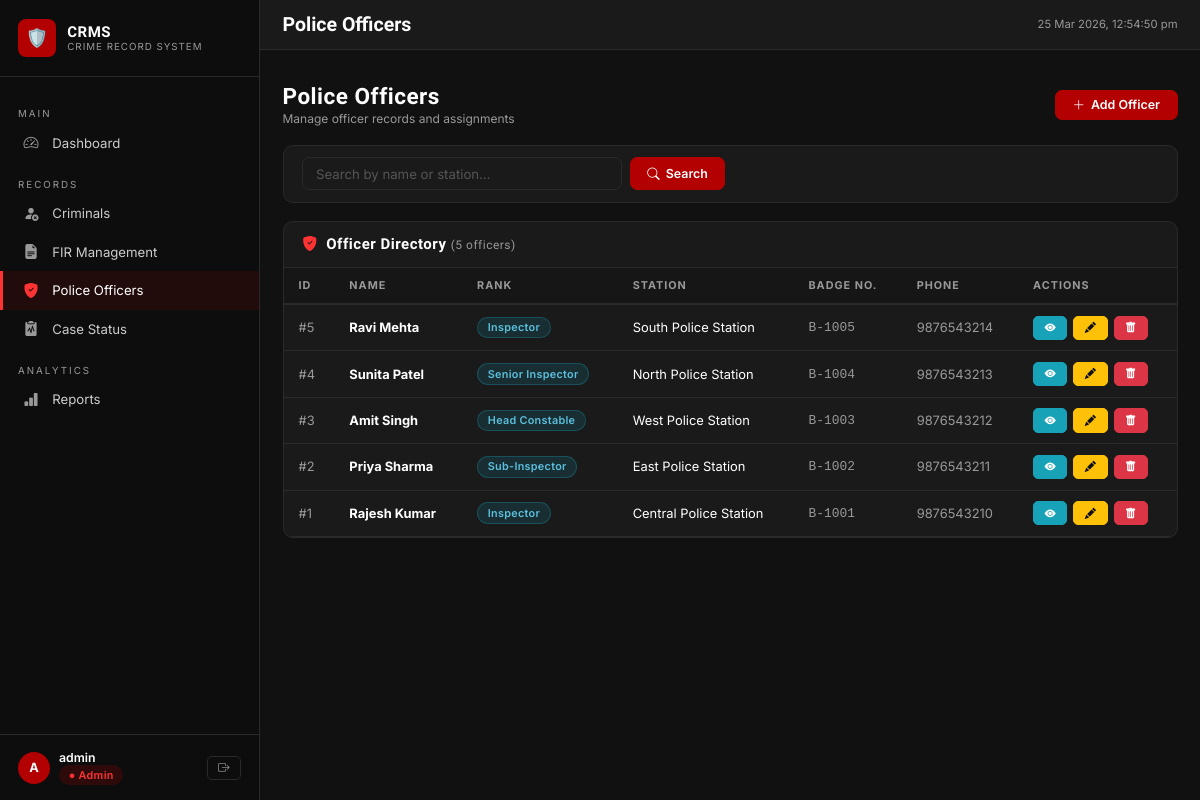
/officers (signed in), run on the app's committed database.
### tables this page shows
CREATE TABLE police_officer (
    officer_id  INTEGER PRIMARY KEY AUTOINCREMENT,
    name        TEXT NOT NULL,
    rank        TEXT NOT NULL,
    station     TEXT NOT NULL,
    badge_no    TEXT UNIQUE,
    phone       TEXT,
    created_at  TEXT NOT NULL DEFAULT (datetime('now')),
    updated_at  TEXT NOT NULL DEFAULT (datetime('now'))
);

### app.py (the view)
@app.route('/officers')
@login_required
def officers_list():
    search = request.args.get('search', '').strip()
    if search:
        rows = query_db(
            "SELECT * FROM police_officer WHERE name LIKE ? OR station LIKE ? ORDER BY name",
            (f'%{search}%', f'%{search}%')
        )
    else:
        rows = query_db("SELECT * FROM police_officer ORDER BY officer_id DESC")
    return render_template('officers/index.html', officers=rows, search=search)

### app.py (called while the page is built)
def get_db():
    db = getattr(g, '_database', None)
    if db is None:
        db = g._database = sqlite3.connect(DATABASE)
        db.row_factory = sqlite3.Row
        db.execute("PRAGMA foreign_keys = ON")
    return db

@app.teardown_appcontext
def close_connection(exception):
    db = getattr(g, '_database', None)
    if db is not None:
        db.close()

def query_db(sql, args=(), one=False):
    cur = get_db().execute(sql, args)
    rv  = cur.fetchall()
    cur.close()
    return (rv[0] if rv else None) if one else rv

def login_required(f):
    @wraps(f)
    def decorated(*args, **kwargs):
        if 'user_id' not in session:
            flash('Please log in to continue.', 'warning')
            return redirect(url_for('login'))
        return f(*args, **kwargs)
    return decorated

### templates/officers/index.html (shortened to what this page needs)
{% extends 'base.html' %}
{% block topbar_title %}Police Officers{% endblock %}
{% block content %}
<div class="page-header">
  <div>
    <h2 class="page-title">Police Officers</h2>
    <p class="page-subtitle">Manage officer records and assignments</p>
  </div>
  {% if session.role == 'admin' %}
  <a href="{{ url_for('officer_add') }}" class="btn btn-primary">
    <i class="bi bi-plus-lg"></i> Add Officer
  </a>
  {% endif %}
</div>
<div class="card mb-3">
  <div class="card-body" style="padding:.75rem 1.25rem">
    <form method="GET" class="search-bar">
      <input type="text" name="search" class="form-control" style="max-width:320px"
             placeholder="Search by name or station…" value="{{ search }}"/>
      <button type="submit" class="btn btn-primary"><i class="bi bi-search"></i> Search</button>
    </form>
  </div>
</div>
<div class="card">
  <div class="card-header">
    <h5><i class="bi bi-shield-fill-check" style="color:var(--accent)"></i>&nbsp;
      Officer Directory
      <span style="font-size:.8rem; color:var(--text-muted); font-weight:400;">({{ officers|length }} officers)</span>
    </h5>
  </div>
  <div class="table-container">
    <table class="data-table">
      <thead>
        <tr>
          <th>ID</th>
          <th>Name</th>
          <th>Rank</th>
          <th>Station</th>
          <th>Badge No.</th>
          <th>Phone</th>
          <th>Actions</th>
        </tr>
      </thead>
      <tbody>
        {% for o in officers %}
        <tr>
          <td><span style="color:var(--text-muted)">#{{ o.officer_id }}</span></td>
          <td><strong>{{ o.name }}</strong></td>
          <td><span class="badge badge-officer-rank">{{ o.rank }}</span></td>
          <td>{{ o.station }}</td>
          <td style="font-family:monospace; color:var(--text-muted)">{{ o.badge_no or '—' }}</td>
          <td style="color:var(--text-muted)">{{ o.phone or '—' }}</td>
          <td>
            <div class="d-flex gap-1">
              <a href="{{ url_for('officer_view', oid=o.officer_id) }}" class="btn btn-info btn-sm" title="View">
                <i class="bi bi-eye-fill"></i>
              </a>
              {% if session.role == 'admin' %}
              <a href="{{ url_for('officer_edit', oid=o.officer_id) }}" class="btn btn-warning btn-sm" title="Edit">
                <i class="bi bi-pencil-fill"></i>
              </a>
              <form method="POST" action="{{ url_for('officer_delete', oid=o.officer_id) }}"
                    class="confirm-delete" style="display:inline">
                <button type="submit" class="btn btn-danger btn-sm" title="Delete">
                  <i class="bi bi-trash-fill"></i>
                </button>
              </form>
              {% endif %}
            </div>
          </td>
        </tr>
        {% else %}
        <tr>
          <td colspan="7" style="text-align:center; padding:2rem; color:var(--text-muted)">No officers found.</td>
        </tr>
        {% endfor %}
      </tbody>
    </table>
  </div>
</div>
{% endblock %}

### static/css/style.css (style rules this page uses)
:root { --bg-main: #111111; --bg-card: #1a1a1a; --bg-sidebar: #0d0d0d; --primary: #b30000; --primary-d: #8a0000; --accent: #ff3333; --text: #ffffff; --text-muted: #999999; --border: #2a2a2a; --success: #28a745; --warning: #ffc107; --info: #17a2b8; --danger: #dc3545; --input-bg: #1e1e1e; --hover-row: #1f1f1f; --sidebar-w: 260px; --transition: 0.2s ease; }
*, *::before, *::after { box-sizing: border-box; margin: 0; padding: 0; }
html { font-size: 15px; }
body { font-family: 'Inter', sans-serif; background: var(--bg-main); color: var(--text); min-height: 100vh; overflow-x: hidden; }
h1,h2,h3,h4,h5,h6 { font-family: 'Rajdhani', sans-serif; font-weight: 700; letter-spacing: .5px; }
a { color: var(--accent); text-decoration: none; transition: color var(--transition); }
.card { background: var(--bg-card); border: 1px solid var(--border); border-radius: 10px; overflow: hidden; }
.card-header { padding: .9rem 1.25rem; border-bottom: 1px solid var(--border); display: flex; align-items: center; justify-content: space-between; }
.card-header h5 { font-size: 1rem; margin: 0; }
.card-body { padding: 1.25rem; }
.table-container { overflow-x: auto; }
.data-table { width: 100%; border-collapse: collapse; font-size: .86rem; }
.data-table thead tr { background: #161616; border-bottom: 2px solid var(--border); }
.data-table th { padding: .75rem 1rem; text-align: left; font-size: .72rem; letter-spacing: 1px; text-transform: uppercase; color: var(--text-muted); white-space: nowrap; }
.data-table tbody tr { border-bottom: 1px solid var(--border); transition: background var(--transition); }
.data-table td { padding: .7rem 1rem; vertical-align: middle; }
.badge { display: inline-flex; align-items: center; padding: .22rem .65rem; border-radius: 20px; font-size: .72rem; font-weight: 600; letter-spacing: .3px; white-space: nowrap; }
.badge-officer-rank { background: rgba(23,162,184,0.15); color: #5bc0de; border: 1px solid rgba(23,162,184,0.3); }
.form-control, .form-select { width: 100%; background: var(--input-bg); border: 1px solid var(--border); border-radius: 7px; color: var(--text); padding: .5rem .85rem; font-size: .88rem; transition: border-color var(--transition), box-shadow var(--transition); outline: none; font-family: 'Inter', sans-serif; }
.form-control::placeholder { color: #555; }
.btn { display: inline-flex; align-items: center; gap: .4rem; padding: .45rem 1.1rem; border-radius: 7px; font-size: .83rem; font-weight: 600; cursor: pointer; border: 1px solid transparent; transition: all var(--transition); font-family: 'Inter', sans-serif; white-space: nowrap; text-decoration: none; }
.btn-primary { background: var(--primary); color: #fff; border-color: var(--primary); }
.btn-sm { padding: .28rem .7rem; font-size: .75rem; border-radius: 5px; }
.btn-danger { background: var(--danger); color: #fff; border-color: var(--danger); }
.btn-info { background: var(--info); color: #fff; border-color: var(--info); }
.btn-warning { background: var(--warning); color: #111; border-color: var(--warning); }
.page-header { display: flex; align-items: center; justify-content: space-between; margin-bottom: 1.25rem; flex-wrap: wrap; gap: .75rem; }
.page-title { font-size: 1.5rem; font-weight: 700; }
.page-subtitle { font-size: .8rem; color: var(--text-muted); margin-top: 2px; }
.search-bar { display: flex; gap: .5rem; flex-wrap: wrap; }
.search-bar .form-control, .search-bar .form-select { background: var(--bg-card); }
.mb-3 { margin-bottom: 1.2rem; }
.d-flex { display: flex; }
.gap-1 { gap: .4rem; }

### data on the page
police_officer: officer_id "5", name "Ravi Mehta", rank "Inspector", station "South Police Station", badge_no "B-1005", phone "9876543214"
police_officer: officer_id "4", name "Sunita Patel", rank "Senior Inspector", station "North Police Station", badge_no "B-1004", phone "9876543213"
police_officer: officer_id "3", name "Amit Singh", rank "Head Constable", station "West Police Station", badge_no "B-1003", phone "9876543212"
police_officer: officer_id "2", name "Priya Sharma", rank "Sub-Inspector", station "East Police Station", badge_no "B-1002", phone "9876543211"
police_officer: officer_id "1", name "Rajesh Kumar", rank "Inspector", station "Central Police Station", badge_no "B-1001", phone "9876543210"

### other printed values
{{ session.username[0]|upper }} "A"
{{ session.username }} "admin"
{{ officers|length }} "5"
